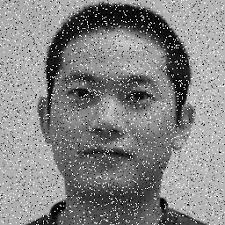
#> input picture Resources/noisy_1.jpg, 225 x 225 px, found by its file name
$ python image_smoothing.py
#> lines starting #> are read from the running program, lines starting #| are printed output that depends on the picture
import cv2

img = cv2.imread('Resources/noisy_1.jpg')
#> img is the input picture: shape (225, 225, 3); min 0, max 255, mean 132.7

imgMedian = cv2.medianBlur(img,5)
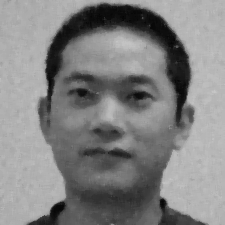
#> imgMedian: shape (225, 225, 3); min 4, max 199, mean 130.7

# For Proper edge detection
imgBilateral = cv2.bilateralFilter(img,9,350,350)
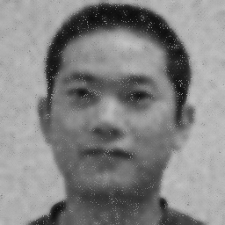
#> imgBilateral: shape (225, 225, 3); min 12, max 196, mean 132

cv2.imshow('Image',img)
cv2.imshow('median',imgMedian)
cv2.imshow('Bilateral',imgBilateral)
cv2.waitKey(0)

$ run again, with Resources/Fac.jpg copied over Resources/noisy_1.jpg
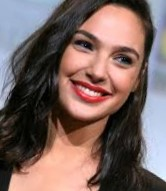
#> input picture Resources/Fac.jpg, 166 x 191 px, found by its file name
#> img is the input picture: shape (191, 166, 3); mean B, G, R 96.9, 101, 122.6
#> `imgMedian = cv2.medianBlur(img,5)`:
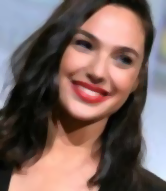
#> imgMedian: shape (191, 166, 3); mean B, G, R 96.8, 100.9, 122.6
#> `imgBilateral = cv2.bilateralFilter(img,9,350,350)`:
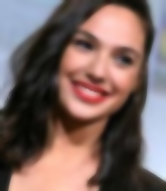
#> imgBilateral: shape (191, 166, 3); mean B, G, R 96.9, 101, 122.6
